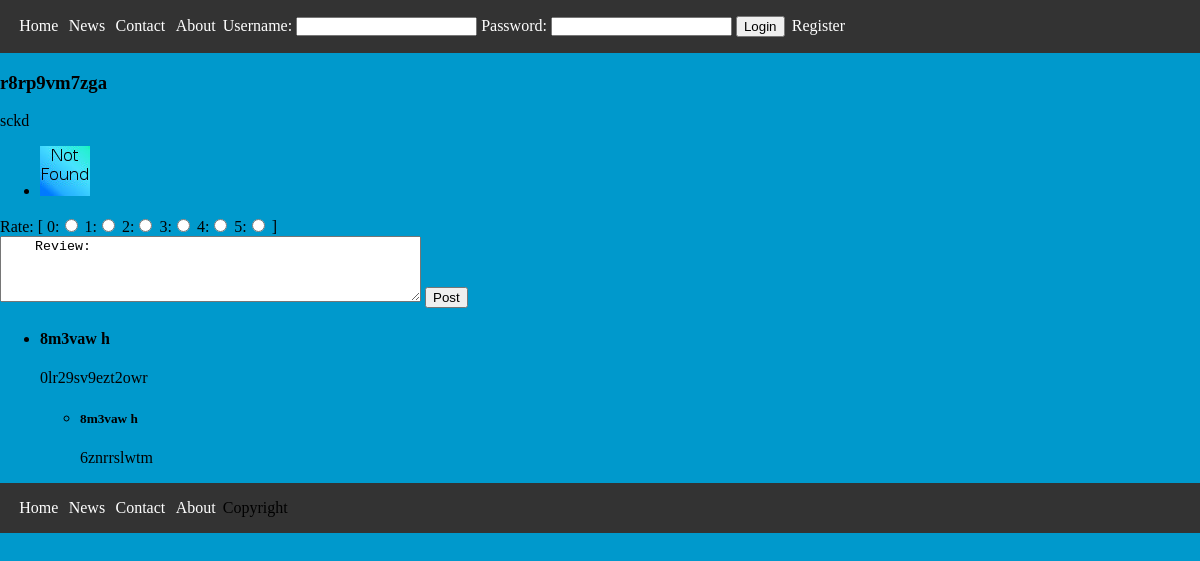
/Pages/show_restaurant.php?id=1, run on an earlier commit of the app's database.
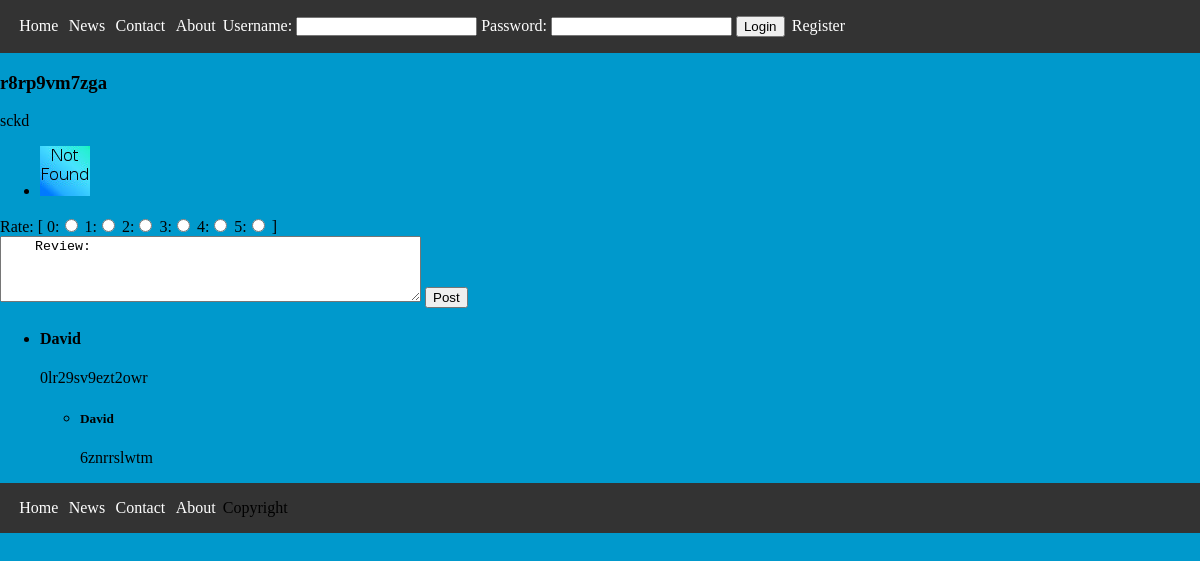
And on a later commit of the database.
### tables this page shows
CREATE TABLE restaurant (id INTEGER PRIMARY KEY AUTOINCREMENT NOT NULL, name VARCHAR NOT NULL, description VARCHAR DEFAULT ('Description not available'), owner INTEGER REFERENCES user (id));

CREATE TABLE restaurantPicture (picture_id INTEGER REFERENCES picture (id), restaurant_id INTEGER REFERENCES restaurant (id));

CREATE TABLE review (rating INTEGER CHECK (rating < 6 AND rating > - 1) NOT NULL, id INTEGER PRIMARY KEY AUTOINCREMENT NOT NULL, description VARCHAR DEFAULT ('Review not available'), restaurant_id INTEGER REFERENCES restaurant (id) NOT NULL, reviewer_id INTEGER REFERENCES user (id) NOT NULL);

CREATE TABLE user (nome VARCHAR DEFAULT ('defaultUser'), id INTEGER PRIMARY KEY AUTOINCREMENT NOT NULL, picture_id INTEGER REFERENCES picture (id) DEFAULT NULL, password VARCHAR NOT NULL, username VARCHAR NOT NULL, description VARCHAR);

CREATE TABLE awnser (id INTEGER PRIMARY KEY AUTOINCREMENT NOT NULL, content VARCHAR, review INTEGER REFERENCES review (id), user INTEGER REFERENCES user (id));

### database/restaurants.php (called while the page is built, shortened)
<?php
  function getRestaurant($id) {
    global $db;
    $stmt = $db->prepare(' SELECT * FROM restaurant WHERE id = :id ');
    $stmt->bindParam(':id',$id,PDO::PARAM_INT);
    $stmt->execute();
    return $stmt->fetch();
  }
	function getRestaurantPictures($id){
		global $db;
		$stmt = $db->prepare(' SELECT picture_id FROM restaurantPicture WHERE restaurant_id = :id ');
		$stmt->bindParam(':id',$id,PDO::PARAM_INT);
		$stmt->execute();
		return $stmt->fetchAll();
	}
	function getReviews($id){
		global $db;
		$stmt = $db->prepare(' SELECT * FROM viewUserReview WHERE restaurant_id = :id ');
		$stmt->bindParam(':id', $id ,PDO::PARAM_INT);
		$stmt->execute();
		return $stmt->fetchAll();
	}
	function getAnswers($id){
		global $db;
		$stmt = $db->prepare(' SELECT content, nome FROM viewUserAnswer WHERE review = :id ');
		$stmt->bindParam(':id',$id,PDO::PARAM_INT);
		$stmt->execute();
		return $stmt->fetchAll();
	}
?>

### Pages/show_restaurant.php (the view)
<?php
include_once('../templates/header.php');
include_once('../database/connect.php');
include_once('../database/restaurants.php');
$id=$_GET['id'];
$result = getRestaurant($id);
$pictures = getRestaurantPictures($id);
?>
<div class="restaurantInfo">
<h3> <?php echo  $result['name'] ?> </h3>
<p> <?php echo $result['description'] ?> </p>
</div>
<?php if(count($pictures) > 0 ){ ?>
<div class="image-slide">
  <ul>
<?php
foreach( $pictures as $picture ) {
  $path = "../images/". $picture['picture_id'];
  if(!file_exists($path))
    $path = '../images/error.jpg';
?>
    <li> <img src= <?php echo $path ?> > </li>
<?php } ?>
  </ul>
</div>
<form action="">
  <label> Rate: [
    0:<input type="radio" name="Rating" value="0">
    1:<input type="radio" name="Rating" value="1">
    2:<input type="radio" name="Rating" value="2">
    3:<input type="radio" name="Rating" value="3">
    4:<input type="radio" name="Rating" value="4">
    5:<input type="radio" name="Rating" value="5"> ]
  </label> <br>
  <textarea rows="4" cols="50">
    Review:
  </textarea>
  <button class="PostButton"> Post </button>
</form>
<?php }
$reviews = getReviews($id);
?>
<div class="reviews">
  <ul>
<?php foreach ($reviews as $review) { ?>
    <li>
      <h4> <?php echo $review['nome'] ?> </h4>
      <p> <?php echo $review['description']?> </p>
      <ul>
<?php $answers = getAnswers($review['id']);
foreach($answers as $answer){ ?>
        <li>
          <h5> <?php echo $answer['nome'] ?> </h5>
          <p> <?php echo $answer['content'] ?> </p>
        </li>
<?php }?>
      </ul>
    </li>
<?php } ?>
  </ul>
</div>
<?php include_once('../templates/footer.php'); ?>

### templates/header.php (shortened to what this page needs)
<!DOCTYPE html>
<html lang="en">
    <head>
        <link rel="stylesheet" href="../css/style.css">
    </head>
    <body>
        <nav>
            <ul>
                <li><a id="home" href="../Pages/home.php#home">Home</a></li>
                <li><a id="news" href="#news">News</a></li>
                <li><a id="contact" href="../Pages/contacts.php#contact">Contact</a></li>
                <li><a id="about" href="../Pages/about.php#about">About</a></li>
                <li><?php include('login.php') ?></li>
            </ul>
        </nav>

### templates/login.php
<?php
    if(isset($_SESSION['username'])){
?>
<label> Logged in as: <?php echo $_SESSION['username'] ?> </label>
<a href="../database/action_logout.php">Logout</a>
<?php }else{ ?>
<form action="../database/action_login.php" method="post">
  <label>Username: <input type="text" name="username"> </label>
  <label>Password: <input type="password" name="password"> </label>
  <input type="submit" value="Login">
  <a href="../Pages/register.php">Register</a>
</form>
<?php } ?>

### templates/footer.php
  <nav>
    <ul>
        <li><a id="home" href="../Pages/home.php">Home</a></li>
        <li><a id="news" href="#news">News</a></li>
        <li><a id="contact" href="../Pages/contacts.php">Contact</a></li>
        <li><a id="about" href="../Pages/about.php">About</a></li>
        <li>Copyright</li>
    </ul>
</body>
</html>

### css/style.css (style rules this page uses)
body { margin : 0; padding : 0; border : 0; background-color: #0099cc; }
nav ul { background-color: #333; display: block; margin: 0; width: 100%; padding-left: 1em; }
nav li { display: inline-block; padding: 1em 0em; list-style-type: none; }
nav li label input { padding: 0em; height: inherit; color: white; }
nav li label { padding: 0em; height: inherit; color: white; }
nav li a { color: white; text-decoration: none; padding: inherit; padding-left: 0.2em; padding-right: 0.2em; border-bottom-color: #111; border-bottom-left-radius:0.5em; border-bottom-right-radius: 0.5em; }
body nav ul li form input { color: black; }

What changed in the data, as far as the page shows it:
changed through a linked row, review "0lr29sv9ezt2owr": reviewer.nome "8m3vaw h" → "David"
changed through a linked row, awnser "6znrrslwtm": user.nome "8m3vaw h" → "David"
